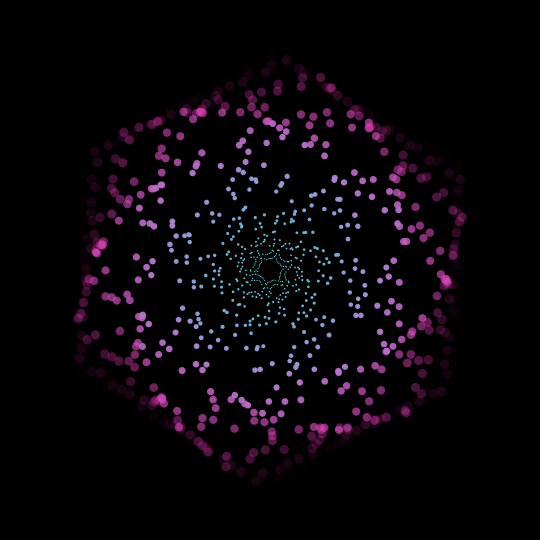
Frame 1 (no input)
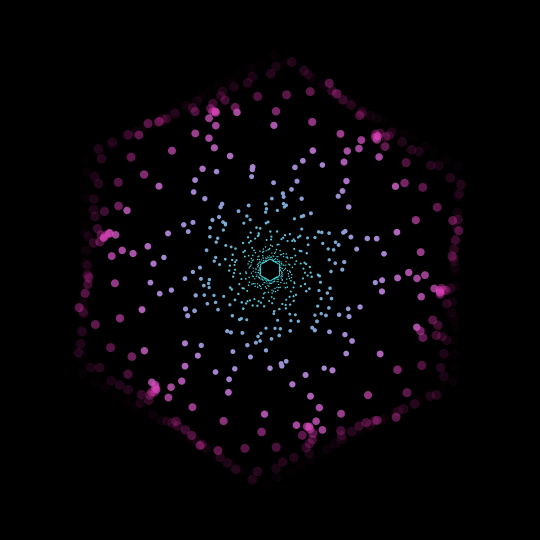
Frame 60 (the mouse pressed at the canvas centre just before this capture)
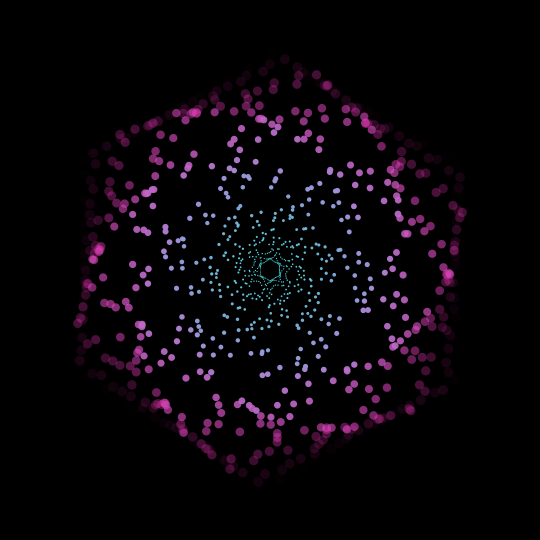
Frame 120 (the mouse held since frame 60 and released just before this capture)

The Processing sketch that drew these frames (run headless with seeded random() and noise(); from frame 60 on, the mouse is pressed at the canvas centre):

// Processing sketch: experiment_2_b
// ── experiment_2_b.pde
float calcRadius(float theta, float n) {
  return cos(PI / n) / cos( theta - (TWO_PI / n) * floor( (n * theta + PI) / TWO_PI) );
}

float easeInOutCubic(float x) {
  return x < 0.5 ? 4 * x * x * x : 1 - pow(-2 * x + 2, 3) / 2;
}

void setup() {
  size(540, 540);
}

void draw() {
  background(0);
  translate(width/2.0, height/2.0);

  float maxRadius = (4 * width/5)/2.0;
  float minRadius = maxRadius / 20.0;
  int vertexCount = 6;
  int duration = 120;
  float vertexAngle = TWO_PI / vertexCount;

  // Dibujado de segmentos
  int segments = round(maxRadius * 0.5);
  float segmentAngle = TWO_PI / segments;

  for (int trail = 0; trail < 10; trail ++) {
    float trailFrameOffset = trail * 10.5;

    for(int segment = 0; segment < segments; segment++) {
      float originAngle = segment * segmentAngle;
      float originPolygonRadius = calcRadius(originAngle, vertexCount);
      float originX = maxRadius * originPolygonRadius * cos(originAngle);
      float originY = maxRadius * originPolygonRadius * sin(originAngle);
      float distance = dist(originX, originY, 0.0, 0.0);

      // Variables de tiempo 
      float linearFrameOffset = segment * 3.5;
      float toCenterFrameOffset = distance * 7.2;
      float sinFrameOffset = sin(segment * segments/PI) * 12.0;
      float randomFrameOffset = random(0.0, 5.0);

      float segmentFrameOffset = sinFrameOffset; // segment * 3.5;
      float frames = (frameCount + trailFrameOffset + segmentFrameOffset) % duration;
      float time = map(frames, 0.0, 120.0, 0.0, 1.0);
      float ease = easeInOutCubic(time);

      float rotation = map(ease, 0.0, 1.0, 0.0, PI);
      float radius = map(ease, 0.0, 1.0, maxRadius, minRadius);
      float angle = segment * segmentAngle;
      float polygonRadius = calcRadius(angle, vertexCount);

      float x = radius * polygonRadius * cos(angle + rotation);
      float y = radius * polygonRadius * sin(angle + rotation);

      float alpha = sin(map(ease, 0.0, 1.0, 0.0, PI)) * 255;
      color c = lerpColor(color(245, 37, 176, alpha), color(78, 239, 244), ease);

      float r = map(ease, 0.0, 1.0, 10.0, 1.0);

      noStroke();
      fill(c);
      circle(x, y, r);
    }
  }

  // Versión 1 sobre dibujado de contornos en poligono
  // Comenzamos a dibujar una figura
  /*
  beginShape();

  for(int vertex = 0; vertex < vertexCount; vertex++) {
    // Vertice A
    float angle = vertex * vertexAngle;
    float x = maxRadius * cos(angle);
    float y = maxRadius * sin(angle);

    // Vertice B
    float nextAngle = angle + vertexAngle;
    float nextX = maxRadius * cos(nextAngle);
    float nextY = maxRadius * sin(nextAngle);

    // Calcular distancias
    float distX = abs(x - nextX);
    float distY = abs(y - nextY);

    // Determinar dirección
    int directionX = x > nextX ? -1 : 1;
    int directionY = y > nextY ? -1 : 1;

    // Dimensión entre punto y punto
    float offsetX = distX/segments * directionX;
    float offsetY = distY/segments * directionY;

    for (int segment = 0; segment < segments; segment++) {
      float segmentX = x + (segment * offsetX);
      float segmentY = y + (segment * offsetY);

      noStroke();
      fill(255, 0, 0);
      circle(segmentX, segmentY, 10.0);
    }

    // Declarar vertice
    vertex(x, y);
  }

  // Definir el estilo de dibujado de la figura
  stroke(255);
  noFill();
  endShape(CLOSE);

  */

}
